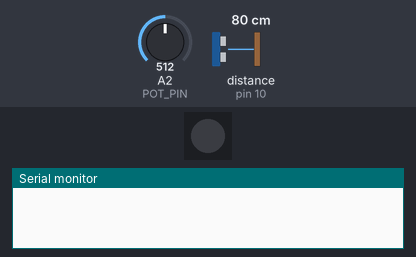
The sketch below on a simulated Arduino Uno, built with avr-gcc and run on an emulated ATmega328P. On the bench: 1 RGB LEDs in strip order, left to right, the last lines printed to the serial monitor. Wiring (inferred from the names in the program): ultrasonic range finder: trigger pin 9; echo pin 10. The inputs (shaded band) are chosen by the test bench; at power-on: distance to the obstacle (sensor on pin 10) 80 cm, A2 (POT_PIN) = 512. The echo pulse lasts 58.3 µs per cm; the strip is taken to match the declared colour order.

Above: at 1.2 s.
1.3 s: distance to the obstacle (sensor on pin 10) set to 2 cm
At 2.4 s:
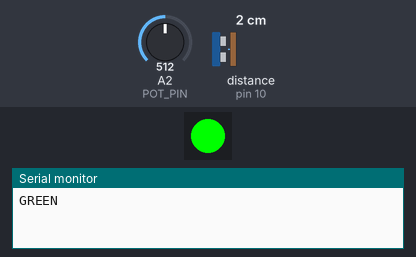
2.8 s: distance to the obstacle (sensor on pin 10) set to 18 cm
At 4.8 s:
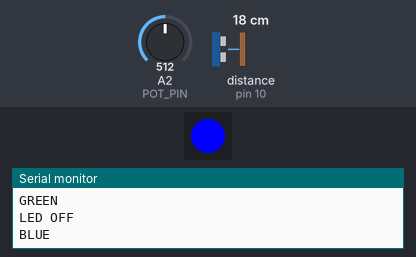
5.8 s: A2 (POT_PIN) set to 492
At 8.3 s:
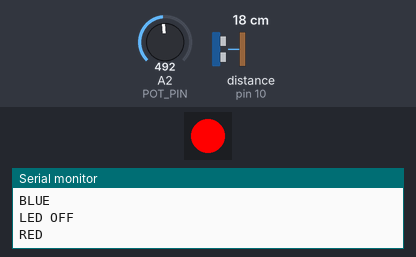
8.8 s: A2 (POT_PIN) set to 511
At 10.7 s:
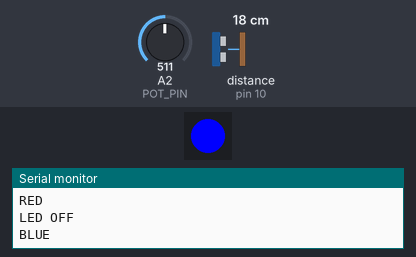
11.8 s: A2 (POT_PIN) set to 306
At 14.2 s:
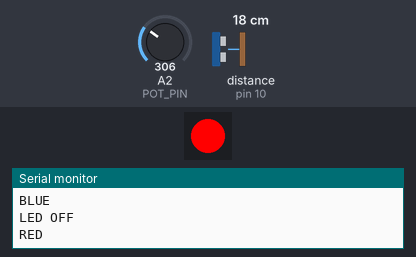
Timing chart, 0 to 15.7 s (numbered marks = the images above; inputs shaded):
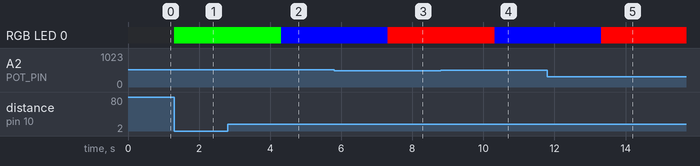

The sketch:

sensor.ino
```cpp
#include <Adafruit_NeoPixel.h>
#define LED_PIN    11
#define LED_COUNT  1
#define TRIGGER_PIN 9
#define ECHO_PIN 10
#define POT_PIN 2

Adafruit_NeoPixel strip(LED_COUNT, LED_PIN, NEO_RGB);

const int LED_DELAY = 3000;
const int DETECT_DELAY = 1000;
const int MIN_DISTANCE = 3;
const int MAX_DISTANCE = 50;

// defines variables
float pot_pct = 0;
long duration;
int distance;
int pot_value = 0;
float total = 0;
int state = 0;
unsigned long t_state;

void setup() {
  pinMode(TRIGGER_PIN, OUTPUT); // Sets the trigPin as an Output
  pinMode(ECHO_PIN, INPUT); // Sets the echoPin as an Input
  Serial.begin(115200); // Starts the serial communication
  strip.begin();           // INITIALIZE NeoPixel strip object (REQUIRED)
  strip.show();            // Turn OFF all pixels ASAP
}

void trigger(int ts) {
  bool new_state = false;
  if (state == 0) {
    t_state = millis();
  }
  if ((state < ts) && ((millis() - t_state) <= DETECT_DELAY)) {
    state = ts;
    new_state = true;
  }
  if (new_state) {
    if (state == 3) {
      Serial.println("GREEN");
      strip.setPixelColor(0, 0, 255, 0);
    } else if (state == 2) {
      Serial.println("BLUE");
      strip.setPixelColor(0, 0, 0, 255);
    } else if (state == 1) {
      Serial.println("RED");
      strip.setPixelColor(0, 255, 0, 0);
    }
    strip.show();
  }
}

void loop() {
  pot_value = analogRead(POT_PIN);
  pot_pct = pot_value / 1024.0;
  total = (MAX_DISTANCE - MIN_DISTANCE) * pot_pct;
  digitalWrite(TRIGGER_PIN, LOW);
  delayMicroseconds(2); // 2
  digitalWrite(TRIGGER_PIN, HIGH);
  delayMicroseconds(10); // 10
  digitalWrite(TRIGGER_PIN, LOW);
  duration = pulseIn(ECHO_PIN, HIGH);
  if (duration < 80000) {
    distance = duration * 0.034 * 0.5;
    distance = distance - MIN_DISTANCE;
    // Prints the distance on the Serial Monitor
    //Serial.print("Distance: ");
    //Serial.println(distance);
    //Serial.println(duration);
    //Serial.println(pot_pct);
    float green = total * 0.30;
    float yellow = total * 0.60;
    float red = total * 1.0;
    if (distance < green) {
      trigger(3);
    } else if ((distance >= green) && (distance <= yellow)) {
      trigger(2);
    } else if (distance <= red) {
      trigger(1);
    }
  }
  if ((state != 0) && (millis() - t_state) >= LED_DELAY) {
    state = 0;
    Serial.println("LED OFF");
    strip.clear();
    strip.show();
  }
}
```

Measured:
- the behaviour switches between 509 and 508 on A2 (POT_PIN) (found by bisection; images 2 and 3)
- after the input at 1.3 s, RGB LED 0: off → RGB(0, 255, 0) at once
